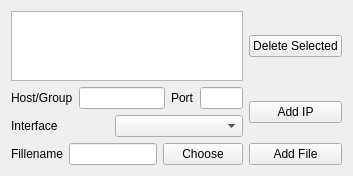
<ui version="4.0" >
 <class>DIoutputSelector</class>
 <widget class="QWidget" name="DIoutputSelector" >
  <property name="geometry" >
   <rect>
    <x>0</x>
    <y>0</y>
    <width>353</width>
    <height>169</height>
   </rect>
  </property>
  <property name="windowTitle" >
   <string>Form</string>
  </property>
  <layout class="QGridLayout" name="gridLayout" >
   <item row="0" column="0" >
    <widget class="QTreeView" name="treeViewOutputs" >
     <property name="rootIsDecorated" >
      <bool>false</bool>
     </property>
     <property name="allColumnsShowFocus" >
      <bool>true</bool>
     </property>
    </widget>
   </item>
   <item row="0" column="1" >
    <widget class="QPushButton" name="PushButtonDeleteOutput" >
     <property name="text" >
      <string>Delete Selected</string>
     </property>
    </widget>
   </item>
   <item row="1" column="0" >
    <layout class="QVBoxLayout" name="verticalLayout" >
     <item>
      <layout class="QHBoxLayout" name="horizontalLayout" >
       <item>
        <widget class="QLabel" name="TextLabel1_7" >
         <property name="sizePolicy" >
          <sizepolicy vsizetype="Preferred" hsizetype="Minimum" >
           <horstretch>0</horstretch>
           <verstretch>0</verstretch>
          </sizepolicy>
         </property>
         <property name="text" >
          <string>Host/Group</string>
         </property>
         <property name="wordWrap" >
          <bool>false</bool>
         </property>
        </widget>
       </item>
       <item>
        <widget class="QLineEdit" name="LineEditAddr" >
         <property name="sizePolicy" >
          <sizepolicy vsizetype="Preferred" hsizetype="Expanding" >
           <horstretch>0</horstretch>
           <verstretch>0</verstretch>
          </sizepolicy>
         </property>
         <property name="maximumSize" >
          <size>
           <width>128</width>
           <height>32767</height>
          </size>
         </property>
        </widget>
       </item>
       <item>
        <widget class="QLabel" name="TextLabel2_5" >
         <property name="sizePolicy" >
          <sizepolicy vsizetype="Preferred" hsizetype="Minimum" >
           <horstretch>0</horstretch>
           <verstretch>0</verstretch>
          </sizepolicy>
         </property>
         <property name="text" >
          <string>Port</string>
         </property>
         <property name="wordWrap" >
          <bool>false</bool>
         </property>
        </widget>
       </item>
       <item>
        <widget class="QLineEdit" name="LineEditPort" >
         <property name="sizePolicy" >
          <sizepolicy vsizetype="Preferred" hsizetype="Expanding" >
           <horstretch>0</horstretch>
           <verstretch>0</verstretch>
          </sizepolicy>
         </property>
         <property name="maximumSize" >
          <size>
           <width>64</width>
           <height>32767</height>
          </size>
         </property>
        </widget>
       </item>
      </layout>
     </item>
     <item>
      <layout class="QHBoxLayout" name="horizontalLayout_2" >
       <item>
        <widget class="QLabel" name="TextLabel3_3" >
         <property name="sizePolicy" >
          <sizepolicy vsizetype="Preferred" hsizetype="Minimum" >
           <horstretch>0</horstretch>
           <verstretch>0</verstretch>
          </sizepolicy>
         </property>
         <property name="text" >
          <string>Interface</string>
         </property>
         <property name="wordWrap" >
          <bool>false</bool>
         </property>
        </widget>
       </item>
       <item>
        <widget class="QComboBox" name="ComboBoxInterface" >
         <property name="sizePolicy" >
          <sizepolicy vsizetype="Preferred" hsizetype="Expanding" >
           <horstretch>0</horstretch>
           <verstretch>0</verstretch>
          </sizepolicy>
         </property>
         <property name="maximumSize" >
          <size>
           <width>128</width>
           <height>32767</height>
          </size>
         </property>
        </widget>
       </item>
      </layout>
     </item>
    </layout>
   </item>
   <item row="1" column="1" >
    <widget class="QPushButton" name="PushButtonAddIP" >
     <property name="text" >
      <string>Add IP</string>
     </property>
    </widget>
   </item>
   <item row="2" column="0" >
    <layout class="QHBoxLayout" name="horizontalLayout_3" >
     <item>
      <widget class="QLabel" name="TextLabel4_3" >
       <property name="text" >
        <string>Fillename</string>
       </property>
       <property name="wordWrap" >
        <bool>false</bool>
       </property>
      </widget>
     </item>
     <item>
      <widget class="QLineEdit" name="LineEditFile" >
       <property name="maximumSize" >
        <size>
         <width>256</width>
         <height>32767</height>
        </size>
       </property>
      </widget>
     </item>
     <item>
      <widget class="QPushButton" name="PushButtonChooseFile" >
       <property name="text" >
        <string>Choose</string>
       </property>
      </widget>
     </item>
    </layout>
   </item>
   <item row="2" column="1" >
    <widget class="QPushButton" name="PushButtonAddFile" >
     <property name="text" >
      <string>Add File</string>
     </property>
    </widget>
   </item>
  </layout>
 </widget>
 <resources/>
 <connections/>
</ui>
